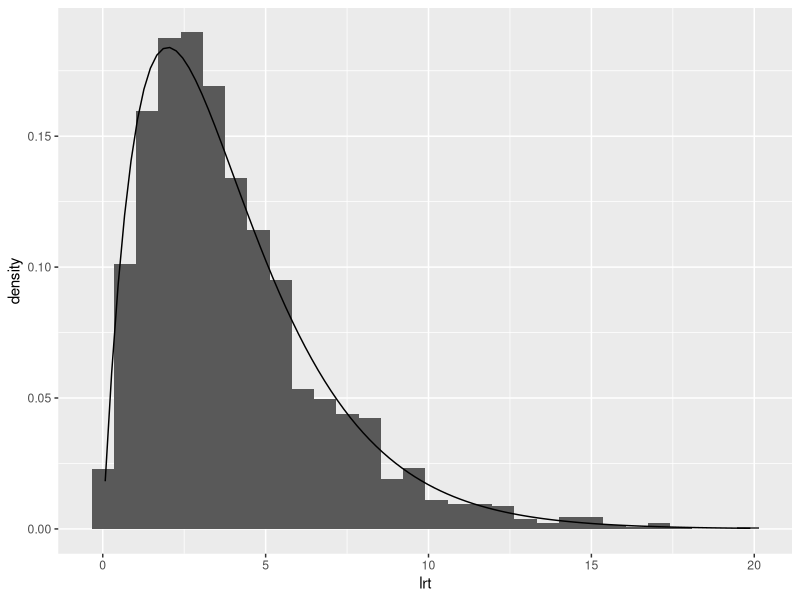
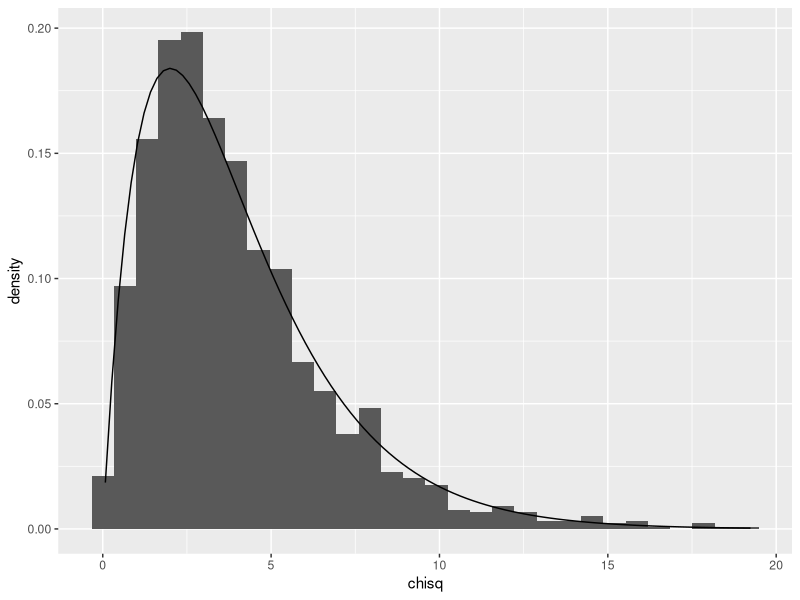

Recreate these plots in R, in order.
## ---- chunk 1
knitr::opts_chunk$set(echo = TRUE)
## ---- chunk 2
library(ggplot2)
bin_sample = rbinom(1000, 5, 0.4)
table(bin_sample)
pchisq(8.33, 4, lower.tail = FALSE)
## ---- chunk 3
vec_lrt = c()
vec_chisq = c()
for (i in 1:2000) {
  bin_sample1 = rbinom(1000, 5, 0.4)
  sample_table1 = table(bin_sample1)
  p = (sample_table1[[2]] + 2 * sample_table1[[3]] + 3 * sample_table1[[4]] + 4 *           sample_table1[[5]] + 5 * sample_table1[[6]]) / (5 * sample_table1[[1]] + 5 *          sample_table1[[2]] + 5 * sample_table1[[3]] + 5 * sample_table1[[4]] + 5 *            sample_table1[[5]] + 5 * sample_table1[[6]])
  expected = c()
  for (k in 0:5) {
    count = 1000 * choose(5, k) * p^k * (1-p)^(5-k)
    expected = c(expected, count)
  }
  total_lrt = 0
  total_chisq = 0
  for (x in 1:6) {
    total_lrt = total_lrt + (sample_table1[[x]] * log(sample_table1[[x]] / expected[x]))
    total_chisq = total_chisq + (((sample_table1[[x]] - expected[x])^2) / expected[x])
  }
  total_lrt = total_lrt * 2
  vec_lrt = c(vec_lrt, total_lrt)
  vec_chisq = c(vec_chisq, total_chisq)
}
df = data.frame(lrt = vec_lrt, chisq = vec_chisq)
lrt_plot = ggplot(df) + geom_histogram(aes(x = lrt, y = ..density..)) + stat_function(fun = dchisq, args = list(df = 4))
lrt_plot
chisq_plot = ggplot(df) + geom_histogram(aes(x = chisq, y = ..density..)) + stat_function(fun = dchisq, args = list(df = 4))
chisq_plot
